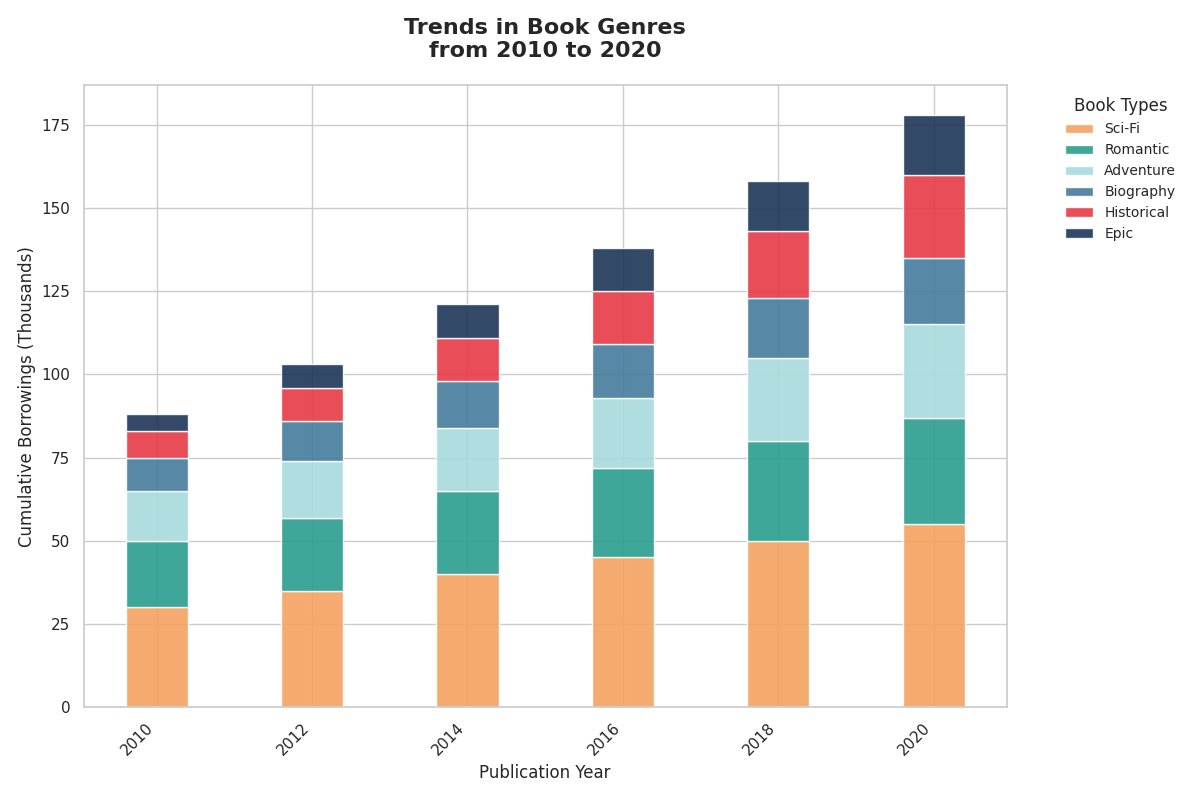

The script that drew this image:
import numpy as np
import matplotlib.pyplot as plt

years = np.array([2010, 2012, 2014, 2016, 2018, 2020])

fiction = np.array([30, 35, 40, 45, 50, 55])
non_fiction = np.array([20, 22, 25, 27, 30, 32])
mystery = np.array([15, 17, 19, 21, 25, 28])
sci_fi = np.array([10, 12, 14, 16, 18, 20])
fantasy = np.array([8, 10, 13, 16, 20, 25])
romance = np.array([5, 7, 10, 13, 15, 18])

# Shuffled colors for each genre
colors = ['#f4a261', '#2a9d8f', '#a8dadc', '#457b9d', '#e63946', '#1d3557']

fig, ax = plt.subplots(figsize=(12, 8))
ax.bar(years, fiction, color=colors[0], label='Sci-Fi', alpha=0.9)
ax.bar(years, non_fiction, bottom=fiction, color=colors[1], label='Romantic', alpha=0.9)
ax.bar(years, mystery, bottom=fiction + non_fiction, color=colors[2], label='Adventure', alpha=0.9)
ax.bar(years, sci_fi, bottom=fiction + non_fiction + mystery, color=colors[3], label='Biography', alpha=0.9)
ax.bar(years, fantasy, bottom=fiction + non_fiction + mystery + sci_fi, color=colors[4], label='Historical', alpha=0.9)
ax.bar(years, romance, bottom=fiction + non_fiction + mystery + sci_fi + fantasy, color=colors[5], label='Epic', alpha=0.9)

ax.set_title("Trends in Book Genres\nfrom 2010 to 2020", fontsize=16, fontweight='bold', pad=20)
ax.set_xlabel("Publication Year", fontsize=12)
ax.set_ylabel("Cumulative Borrowings (Thousands)", fontsize=12)

ax.set_xticks(years)
ax.set_xticklabels(years, rotation=45, ha='right')

ax.legend(loc='upper left', title="Book Types", bbox_to_anchor=(1.05, 1), fontsize=10, title_fontsize='12', frameon=False)

plt.tight_layout()

plt.show()
